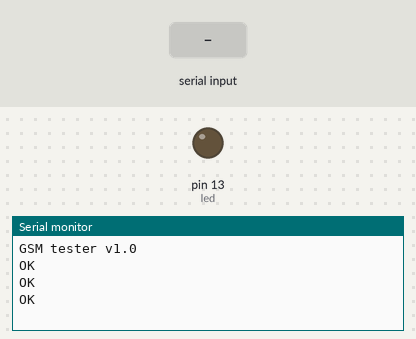
Simulated run of this sketch. Board: Arduino Uno, built with avr-gcc and run on an emulated ATmega328P. On the bench: output pins drawn as LEDs (lit = HIGH), the last lines printed to the serial monitor. Inputs (shaded band) come from the test bench. The local clock reads 2024-03-15 10:24:30 at power-on unless the sketch sets it; the modem accepts every AT command (registered, SIM ready, sends succeed) and sends nothing else.

Above: at 3.5 s.
3.6 s: "sendsms" received over Serial
At 4.5 s:
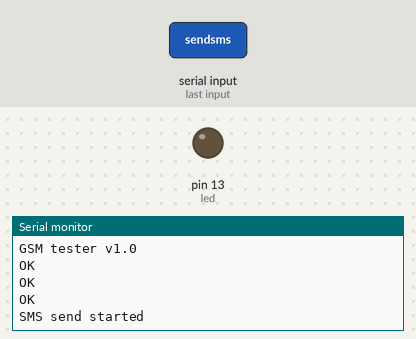
6.6 s: "get datetime" received over the second serial link
At 8.7 s:
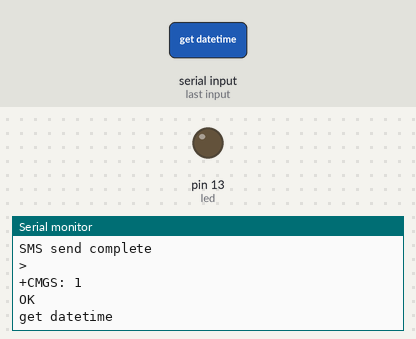
9.0 s: "parse" received over Serial
At 10.2 s:
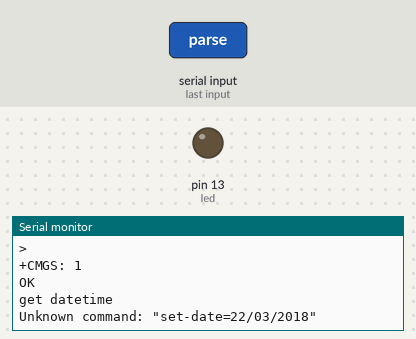
10.5 s: "set " received over the second serial link
At 10.9 s:
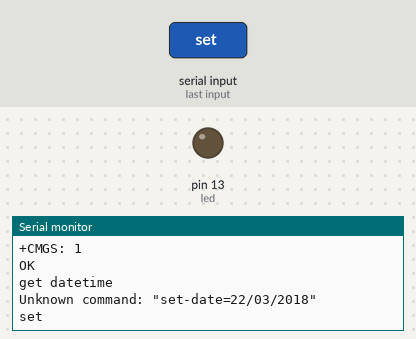
12.0 s: " -date=" received over the second serial link
At 13.1 s:
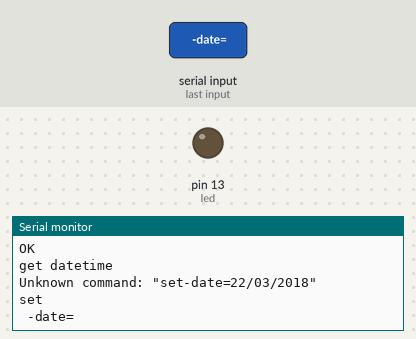

The sketch:

simple_gsm_controller.ino
```cpp
#include <SimpleDHT.h>
#include <SoftwareSerial.h>
#include <Wire.h>
#include <RTClib.h>

SoftwareSerial mySerial(2, 3); // RX, TX
int ch = 0;
int led = 13;

String val = "";
String testval = "set-date=22/03/2018";
String settingDate = "";

String temperaturePattern = "Temperature = ";
String humidityPattern = "Humidity = ";
String temperatureInfo = "";
String humidityInfo = "";

int pinDHT = 10;
SimpleDHT22 dht22;
DS1307 RTC;

void setup() {
  delay(2000);  //время на инициализацию модуля
  pinMode(led, OUTPUT);
  digitalWrite(led, LOW);
  Serial.begin(9600);  //скорость порта
  Serial.println("GSM tester v1.0");
  mySerial.begin(9600);
  mySerial.println("AT+CLIP=1");  //включаем АОН
  delay(100);
  mySerial.println("AT+CMGF=1");  //БЫЛО 1 режим кодировки СМС - обычный (для англ.)
  delay(100);
  mySerial.println("AT+CSCS=\"GSM\"");  // GSM режим кодировки текста
  delay(100);
  //mySerial.println("AT+CNMI=2,2,0,0,0");
  //delay(100);
  //mySerial.println("AT+CPMS=\"MT\"");
  //delay(100);
  //mySerial.println("read sms's");
  //mySerial.println("AT+CMGR=1");
  //delay(100);

  Wire.begin();
  RTC.begin();
  if (! RTC.isrunning())
  {
    Serial.println(F("RTC is not running!"));
    //RTC.adjust(DateTime(__DATE__, __TIME__));
  }
  //RTC.adjust(DateTime(2018, 3, 22, 18, 0, 0));
}

void loop() {
  if (mySerial.available()) {  //если GSM модуль что-то послал нам, то
    while (mySerial.available()) {  //сохраняем входную строку в переменную val
      ch = mySerial.read();
      val += char(ch);
      delay(10);
    }
    if(val.indexOf("+CMT") > -1) { //если есть входящее sms
      if(val.indexOf("get datetime") > -1) {// смотрим, что за команда
         delay(100);
         sms(String(getDateTime()), String("+79536169000"));
       } else if(val.indexOf("set ") == 0) {//попробовать парсить
         if(val.indexOf(" -date=") == 0) {
           int datePos = val.indexOf(" -date=");
           settingDate = testval.substring(datePos + 5, datePos + 15);
           Serial.println(settingDate);
         }
       }
    } else {
      Serial.println(val);  //печатаем в монитор порта пришедшую строку
    }
    val = "";
  }

  if (Serial.available()) {  //если в мониторе порта ввели что-то
    while (Serial.available()) {  //сохраняем строку в переменную val
      ch = Serial.read();
      val += char(ch);
      delay(10);
    }
    //mySerial.println(val);  //передача всех команд, набранных в мониторе порта в GSM модуль
    if (val.indexOf("sendsms") > -1) {  //если увидели команду отправки СМС
      sms(String(getDateTime()), String("+79536169000"));  //отправляем СМС на номер +71234567890
    }
    if (val.indexOf("parse") > -1) {  //пробую парсить строку
      if (testval.indexOf("set ") == 0) {
        settingDate = testval.substring(10, 20);
        Serial.println(settingDate);
      } else {
        Serial.print("Unknown command: \"");
        Serial.print(testval);
        Serial.println("\"");
      }
    }
    val = "";  //очищаем
  }
}


void sms(String text, String phone)  //процедура отправки СМС
{
  Serial.println("SMS send started"); //везде, кроме как здесь было mySerial
  mySerial.println("AT+CMGS=\"" + phone + "\"");
  delay(500);
  mySerial.println(text);
  delay(500);
  mySerial.print((char)26);
  delay(500);
  Serial.println("SMS send complete");
  delay(2000);
}

void getTemperature() {
  byte temperature = 0;
  byte humidity = 0;
  int err = SimpleDHTErrSuccess;
  if ((err = dht22.read(pinDHT, &temperature, &humidity, NULL)) != SimpleDHTErrSuccess) {
    Serial.print("Read DHT22 failed, err="); Serial.println(err);delay(1000);
    return;
  }

  Serial.print("Sample OK: ");
  Serial.print((int)temperature); Serial.print(" *C, ");
  Serial.print((int)humidity); Serial.println(" H");

  temperatureInfo = temperaturePattern+temperature;
  humidityInfo = humidityPattern+humidity;
}

String getDateTime() {
  DateTime datetime = RTC.now();
  String message = "Current date and time ";
  message = message + datetime.year();
  message = message + ".";
  message = message + datetime.month();
  message = message + ".";
  message = message + datetime.day();
  message = message + " ";
  message = message + datetime.hour();
  message = message + ":";
  message = message + datetime.minute();
  message = message + ":";
  message = message + datetime.second();
  return message;
}


String setDate() {
  //
}
```

Measured:
- after the input at 3.6 s, the serial monitor: prints a new line after 0.07 s (image 1)
- after the input at 6.6 s, the serial monitor: prints a new line after 1.0 s (image 2)
- after the input at 9.0 s, the serial monitor: prints a new line after 0.05 s (image 3)
- after the input at 10.5 s, the serial monitor: prints a new line at once (image 4)
- after the input at 12.0 s, the serial monitor: prints a new line after 0.07 s (image 5)
